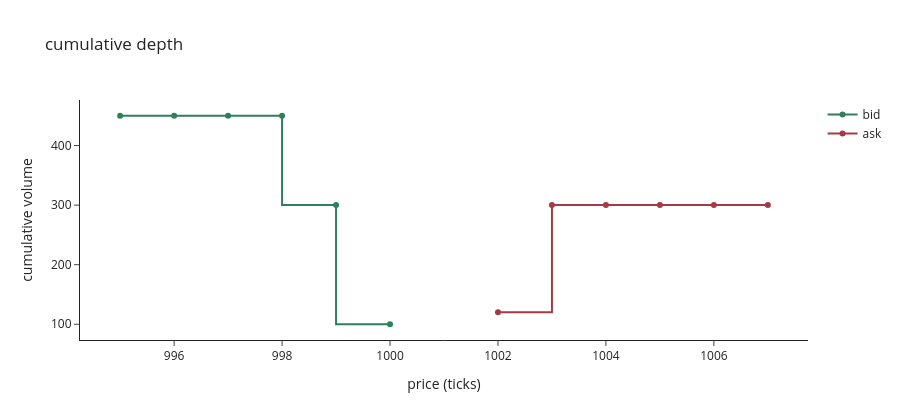

Notebook code for this chart:
### Code cell
depth_figure(book, depth=6)

### Figure 1 — Plotly figure (JSON) as saved in the notebook; plotly's stock layout.template omitted (floating-point values rounded to 4 significant figures)
{"data": [{"hovertemplate": "through %{x}: %{y} shares<extra>bid</extra>", "line": {"shape": "hv"}, "marker": {"color": "#2f7f5b"}, "mode": "lines+markers", "name": "bid", "type": "scatter", "x": [1000, 999, 998, 997, 996, 995], "y": [100, 300, 450, 450, 450, 450]}, {"hovertemplate": "through %{x}: %{y} shares<extra>ask</extra>", "line": {"shape": "hv"}, "marker": {"color": "#a63a44"}, "mode": "lines+markers", "name": "ask", "type": "scatter", "x": [1002, 1003, 1004, 1005, 1006, 1007], "y": [120, 300, 300, 300, 300, 300]}], "layout": {"height": 420, "title": {"text": "cumulative depth"}, "xaxis": {"title": {"text": "price (ticks)"}}, "yaxis": {"title": {"text": "cumulative volume"}}}}
